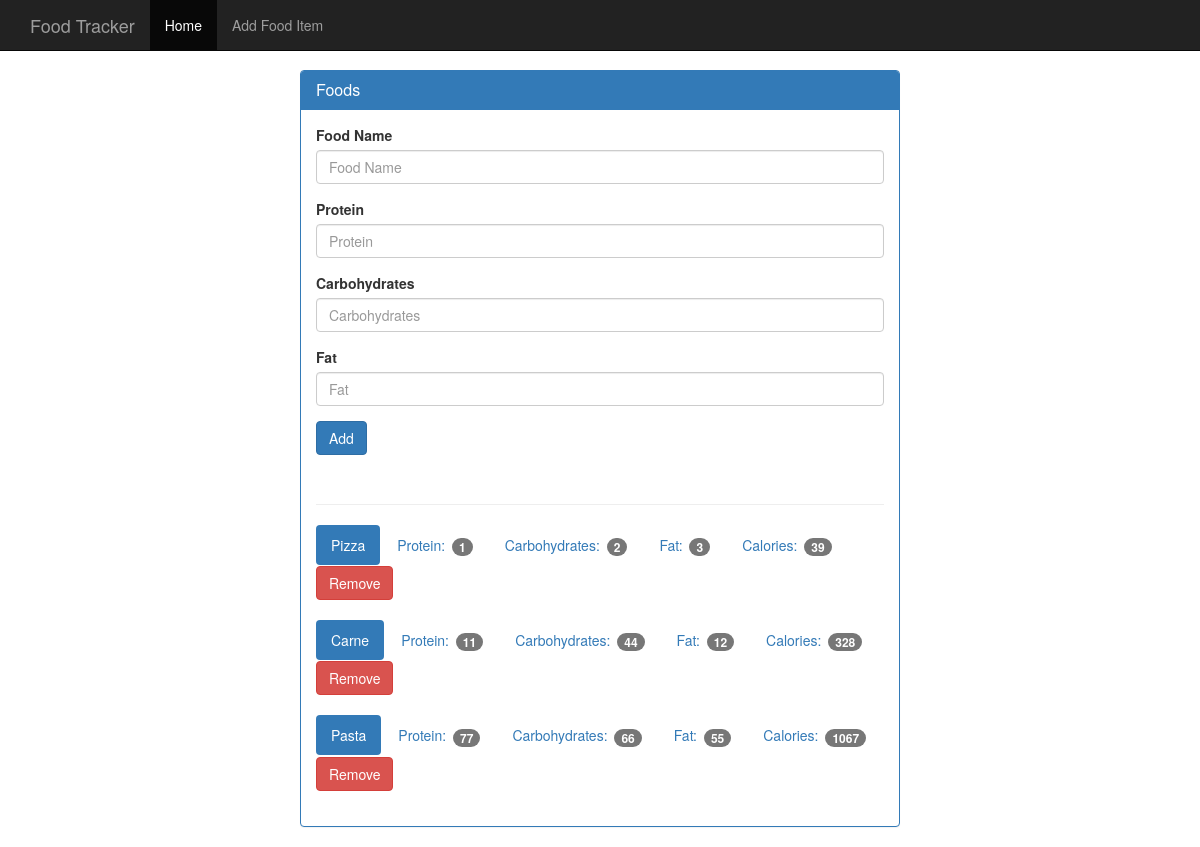
The app's page /food with its own data.
### tables this page shows
CREATE TABLE food (
    id integer primary key autoincrement,
    name text not null,
    protein integer not null,
    carbohydrates integer not null,
    fats integer not null,
    calories integer not null
);

### modules/food.py (the view)
    @app.route('/food', methods=['GET', 'POST'])
    def _food():
        if request.method == 'POST':
            if 'add' in request.form:
                handle_new_food(request.form)
            else:
                delete_food(request.form['delete'])
        return render_template('add_food.html', food=get_all_food())

### modules/database.py (called while the page is built)
def init(app: Flask):
    @app.teardown_appcontext
    def _close_db(error):
        if hasattr(g, DB_ATTRIB_NAME):
            get_db().close()
        if error:
            print(error)

def connect_db():
    database = sqlite3.connect(DB_NAME)
    database.row_factory = sqlite3.Row
    return database

def get_db():
    if not hasattr(g, DB_ATTRIB_NAME):
        g.sqlite_db = connect_db()
    return g.sqlite_db

### modules/food.py (called while the page is built)
def init(app: Flask):
    @app.route('/food', methods=['GET', 'POST'])
    def _food():
        if request.method == 'POST':
            if 'add' in request.form:
                handle_new_food(request.form)
            else:
                delete_food(request.form['delete'])
        return render_template('add_food.html', food=get_all_food())

def get_all_food():
    cursor = get_db().execute('select * from food')
    return cursor.fetchall()

### templates/add_food.html (shortened to what this page needs)
{% extends 'base.html' %}
{% block content %}
    <div class="container theme-showcase col-sm-6 col-sm-offset-3" role="main">
      <div class="row">
        <div>
          <div class="panel panel-primary">
            <div class="panel-heading">
              <h3 class="panel-title">Foods</h3>
            </div>
            <div class="panel-body">
              <form method="POST" action="{{ url_for('_food') }}">
                <div class="form-group">
                  <label for="food-name">Food Name</label>
                  <input type="text" name="food" class="form-control" id="food-name" placeholder="Food Name">
                </div>
                <div class="form-group">
                  <label for="protein">Protein</label>
                  <input type="number" name="protein" class="form-control" id="protein" placeholder="Protein">
                </div>
                <div class="form-group">
                  <label for="carbohydrates">Carbohydrates</label>
                  <input type="number" name="carbs" class="form-control" id="carbohydrates" placeholder="Carbohydrates">
                </div>
                <div class="form-group">
                  <label for="fat">Fat</label>
                  <input type="number" name="fat" class="form-control" id="fat" placeholder="Fat">
                </div>
                <button type="submit" class="btn btn-primary">Add</button>
              </form>
              <div class="page-header"></div>
              {% for food_element in food %}
              <ul class="nav nav-pills" role="tablist">
                <li class="active"><a>{{ food_element["name"] }}</a></li>
                <li><a>Protein: <span class="badge">{{ food_element["protein"] }}</span></a></li>
                <li><a>Carbohydrates: <span class="badge">{{ food_element["carbohydrates"] }}</span></a></li>
                <li><a>Fat: <span class="badge">{{ food_element["fats"] }}</span></a></li>
                <li><a>Calories: <span class="badge">{{ food_element["calories"] }}</span></a></li>
                <form method="POST" action="{{ url_for('_food') }}">
                  <button type="submit"  class="btn btn-danger">Remove</button>
                </form>
              </ul>
              <br>
              {% endfor %}
            </div>
          </div>
        </div>
      </div>
    </div>
{% endblock %}

### static/css/theme.css (style rules this page uses)
body { padding-top: 70px; padding-bottom: 30px; }

### records on screen
food: name "Pizza", protein "1", carbohydrates "2", fats "3", calories "39"
food: name "Carne", protein "11", carbohydrates "44", fats "12", calories "328"
food: name "Pasta", protein "77", carbohydrates "66", fats "55", calories "1067"
